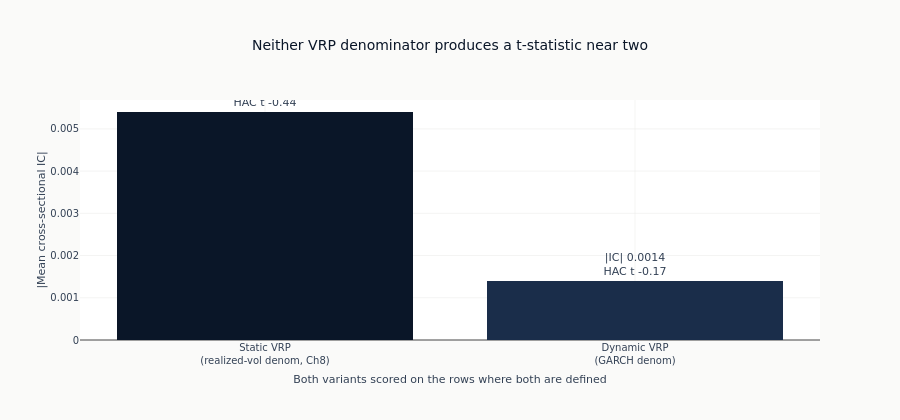

The cell this chart's notebook holds for it:
### Markdown cell above
The question this notebook was written to ask: does the GARCH conditional-vol
denominator change what the variance risk premium tells you, against the
backward-looking realized-vol denominator from Ch8? Both variants are scored on
the same rows, so the only thing that differs between the two bars is the
denominator. Each bar carries its own HAC t-statistic, because a difference in
|IC| is only worth reading once at least one of the two is separable from zero.

### Code cell
if temporal_ic_results and (static_ic_mean or dynamic_ic_mean):
    fig = go.Figure()
    fig.add_bar(
        x=["Static VRP<br>(realized-vol denom, Ch8)", "Dynamic VRP<br>(GARCH denom)"],
        y=[abs(static_ic_mean), abs(dynamic_ic_mean)],
        marker_color=[ml4t_palette(2)[0], ml4t_palette(2)[1]],
        text=[
            f"|IC| {abs(static_ic_mean):.4f}<br>HAC t {static_tstat:+.2f}",
            f"|IC| {abs(dynamic_ic_mean):.4f}<br>HAC t {dynamic_tstat:+.2f}",
        ],
        textposition="outside",
    )
    fig.update_layout(
        title="Neither VRP denominator produces a t-statistic near two",
        yaxis_title="|Mean cross-sectional IC|",
        xaxis_title="Both variants scored on the rows where both are defined",
        height=420,
    )
    fig.show()

### Figure 1 — Plotly figure (JSON) as saved in the notebook; plotly's stock layout.template omitted (floating-point values rounded to 4 significant figures)
{"data": [{"marker": {"color": ["#0a1628", "#1a2d4a"]}, "text": ["|IC| 0.0054<br>HAC t -0.44", "|IC| 0.0014<br>HAC t -0.17"], "textposition": "outside", "type": "bar", "x": ["Static VRP<br>(realized-vol denom, Ch8)", "Dynamic VRP<br>(GARCH denom)"], "y": [0.0054, 0.0014]}], "layout": {"height": 420, "title": {"text": "Neither VRP denominator produces a t-statistic near two"}, "xaxis": {"title": {"text": "Both variants scored on the rows where both are defined"}}, "yaxis": {"title": {"text": "|Mean cross-sectional IC|"}}}}
